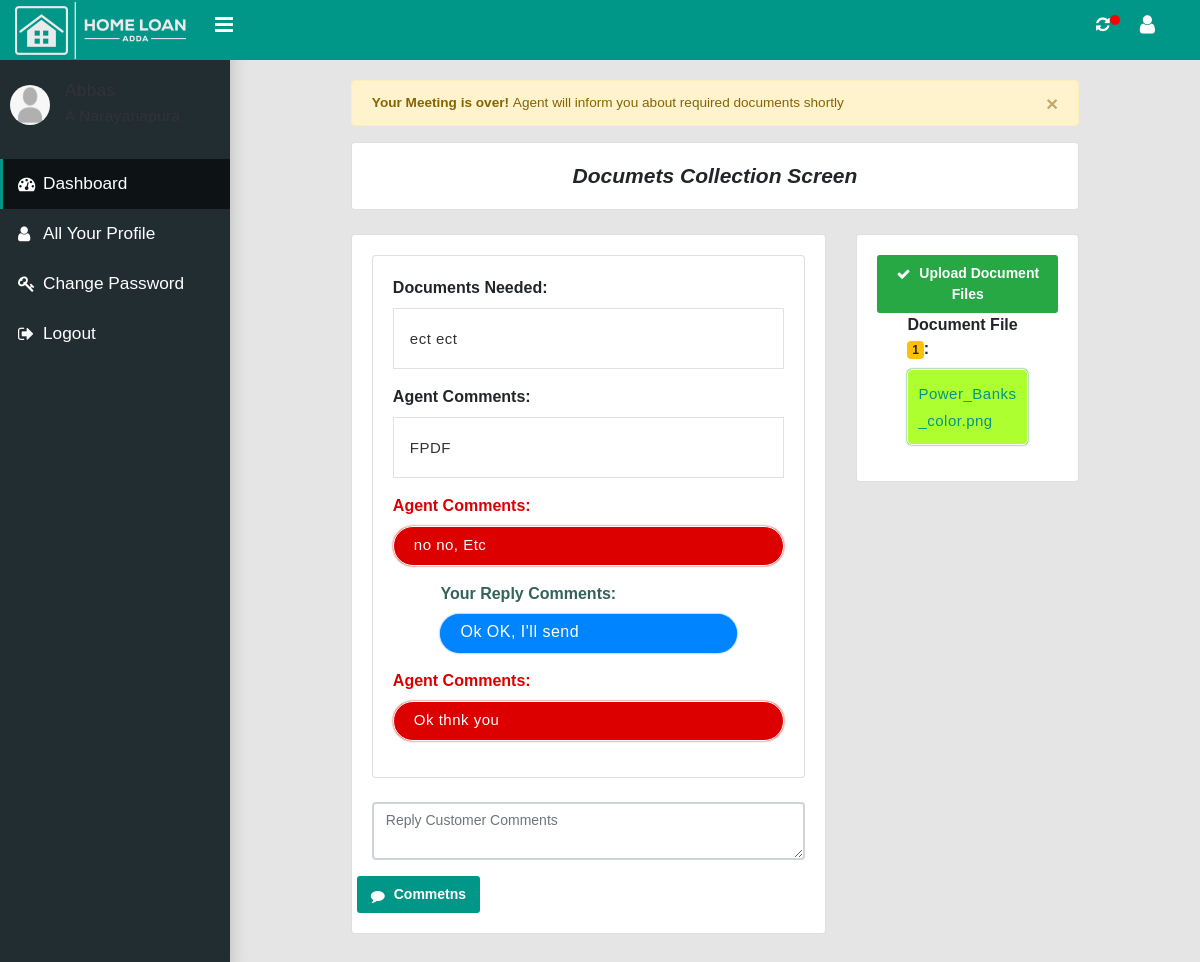
The app's page /User/initial-documents-collection.php?agent_id=26 (signed in) with its own data.
### tables this page shows
CREATE TABLE `doc` (
  `id` int(11) NOT NULL,
  `doc` varchar(2000) NOT NULL,
  `doc_com` varchar(2000) NOT NULL,
  `user_id` int(11) NOT NULL,
  `agent_id` int(11) NOT NULL
);

CREATE TABLE `msg` (
  `id` int(11) NOT NULL,
  `msg` varchar(1000) NOT NULL,
  `user_id` int(11) NOT NULL,
  `agent_id` int(11) NOT NULL,
  `who` varchar(255) NOT NULL
);

CREATE TABLE `doc_file` (
  `id` int(11) NOT NULL,
  `doc_file` varchar(255) NOT NULL,
  `user_id` int(11) NOT NULL,
  `agent_id` int(11) NOT NULL
);

### User/initial-documents-collection.php (the view, shortened to what this page needs)
<?php
if(isset($_SESSION['id'])){
include'inc/head.php';
if(isset($_GET['agent_id'])){
    $agentID = $_GET['agent_id'];
}
$userID = $_SESSION['id'];
$resDoc = mysqli_query($conn, "SELECT * FROM `doc` WHERE user_id = '$userID' AND agent_id = '$agentID'  ");
    $rowDoc = mysqli_fetch_assoc($resDoc);
?>
<div class="col-md-10 offset-md-1">
   <div class="alert alert-warning alert-dismissible fade show" role="alert">
  <strong>Your Meeting is over! </strong> Agent will inform you about required documents shortly
  <button type="button" class="close" data-dismiss="alert" aria-label="Close">
    <span aria-hidden="true">&times;</span>
  </button>
</div>
</div>
<div class="col-md-10 offset-md-1 ">
    <div class="card">
        <div class="card-body">
           <h4 class="font-width-bold font-italic text-center">Documets Collection Screen</h4>
        </div>
    </div>
    <br>
 <div class="row">
   <div class="col-md-8" id="mydiv">
    <div class="card">
        <div class="card-body">
          <div class="card">
              <div class="card-body" id="load_sec_item">
        <?php if($rowDoc['doc_com'] != false){?>
           <div class="">
            <label style="font-weight: bold;">Documents Needed:</label>
           <p class="border p-3"><?php echo nl2br($rowDoc['doc']);?></p>
           </div>
        <?php }else{
    echo '<div class="alert alert-warning">Please wait! The agent sending you all documents</div>';
       }?>
           <?php if($rowDoc['doc_com'] != false){?>
           <div class="">
            <label style="font-weight: bold;">Agent Comments:</label>
               <p class="border p-3"><?php echo nl2br($rowDoc['doc_com']);?></p></div>
           <?php }?>
          <?php
            $showMSG= mysqli_query($conn, "SELECT * FROM `msg` WHERE user_id = '$userID' AND agent_id = '$agentID' ");
            if(mysqli_num_rows($showMSG)>0){
            while($row = mysqli_fetch_array($showMSG)){
            if($row['who'] == 'customer'){
                echo ' <div class="col-md-10 offset-md-1 your-com green-box">
                  <label style="font-weight: bold;">Your Reply Comments:</label>
           <p class="">'.nl2br($row['msg']).'</p>
           </div>';
            }else if($row['who'] == 'Agent'){
                echo '
                <div class="red-box">
            <label style="font-weight: bold;">Agent Comments:</label>
               <p class="">'.nl2br($row['msg']).'</p></div>';
            }
           }
        }
            ?>
        </div>
    </div><br>
<form action="" method="post" enctype="multipart/form-data">
        <div class="form-group">
            <textarea name="reply_com" required class="form-control" placeholder="Reply Customer Comments"></textarea>
        </div>
    <div class="row">
        <button class="btn btn-primary" type="submit" name ="com"><i class="fa fa-comment"></i> Commetns</button>
   </div>
    </form>
    </div>
    </div>
</div>
   <div class="col-md-4">
        <div class="card">
            <div class="card-body">
            <button type="button" class="btn btn-success" data-toggle="modal" data-target="#myModal"><i class="fa fa-check"></i> Upload Document Files</button>
          <?php
            $sr = 0;
            $showDOC = mysqli_query($conn, "SELECT * FROM `doc_file` WHERE user_id = '$userID' AND agent_id = '$agentID'");
            if(mysqli_num_rows($showDOC)>0){
                while($row = mysqli_fetch_array($showDOC)){ $sr++;?>
          <div class="col-md-10 offset-md-1 your-com file-box">
                  <label style="font-weight: bold;">Document File <span class="badge badge-warning"><?php echo $sr;?></span>:</label>
                <p class=""><a href="../docFile/<?php echo $row['doc_file'];?>" download><?php echo $row['doc_file'];?></a></p>
           </div>
               <?php }}?>
            </div>
        </div>
</div>
</div>
</div>
<?php include 'inc/footer.php';}else{header('Location:../login.php');}?>

### css/style.css (style rules this page uses)
html, body { font-family: 'Poppins', sans-serif; font-size: 100%; overflow-x: hidden; background:#f5f7f8; }
body a { transition: 0.5s all ease; -webkit-transition: 0.5s all ease; -moz-transition: 0.5s all ease; -o-transition: 0.5s all ease; -ms-transition: 0.5s all ease; text-decoration: none; }
h1, h2, h3, h4, h5, h6 { margin: 0; font-weight: 600; font-family: 'Raleway', sans-serif; }
p { line-height: 1.8; font-size: 15px; color: #333; letter-spacing: 0.5px; }
.badge-warning { background-color: #ffc107; }
.alert { font-size: 0.85em; }

### User/initial-documents-collection.php (style rules this page uses)
.red-box p { border: 1px solid; border-radius: 100px; box-shadow: 0px 0px 2px 0px #d00; background-color: #d00; color: #fff; padding-top: 4px; padding-bottom: 7px; padding-left: 20px; padding-right: 20px; }
.red-box label { color: #d00; }
.green-box p { font-size: 16px; padding-top: 4px; padding-bottom: 7px; padding-left: 20px; padding-right: 20px; border-radius: 100px; box-shadow: 0px 0px 2px 0px #0084FF; background-color: #0084FF; color: #fff; }
.green-box label { color: #336359; }
.file-box p { border: 1px solid; padding: 10px; border-radius: 5px; box-shadow: 0px 0px 2px 0px green; background-color: greenyellow; color: #fff; }

### records on screen
doc: doc "ect ect", doc_com "FPDF"
msg: msg "no no, Etc"
msg: msg "Ok OK, I'll send"
msg: msg "Ok thnk you"
doc_file: doc_file "Power_Banks_color.png"
